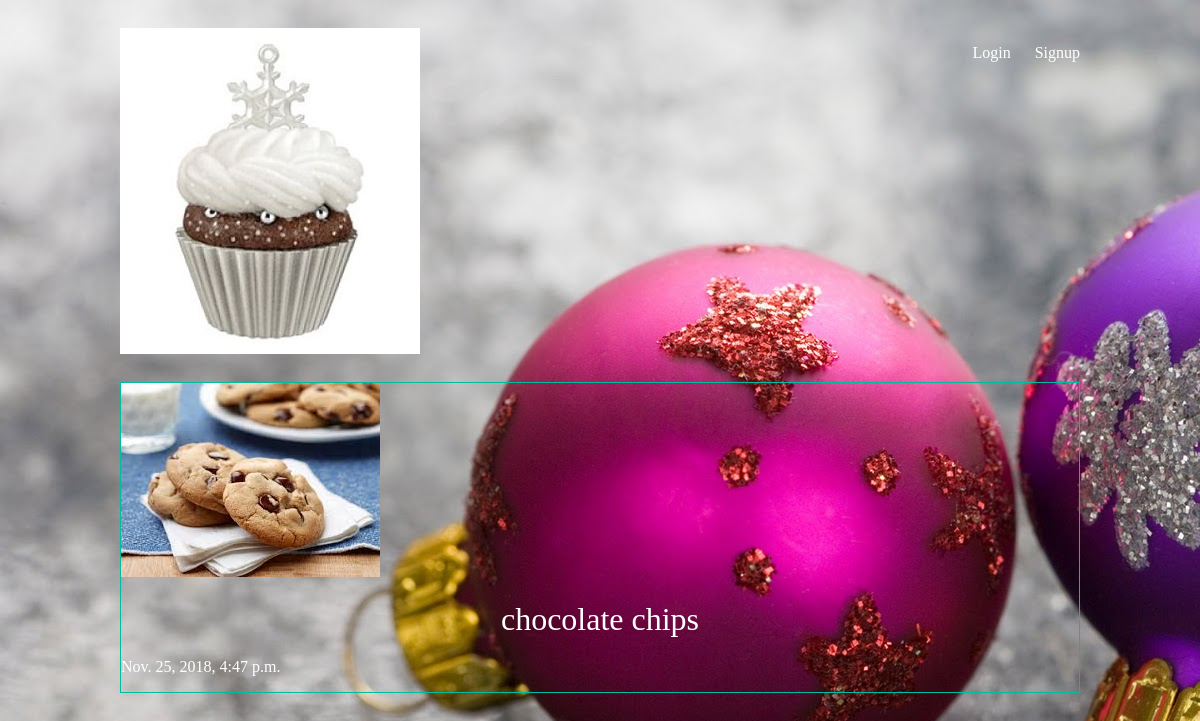
The app's page /articles/chocolate-chips/ with its own data.
### articles/models.py (models this page shows, shortened)
class Article(models.Model):
    title = models.CharField(max_length=500)
    slug = models.SlugField()
    body = models.TextField()
    date = models.DateTimeField(auto_now_add=True)
    thumb = models.ImageField(default='default.png', blank=True)
    author = models.ForeignKey(User, default=None)

### articles/views.py (the view)
# urls.py: url(r'^(?P<slug>[\w-]+)/$', views.article_detail, name="detail"),
def article_detail(request,slug):
    article = Article.objects.get(slug=slug)
    return render(request,'articles/article_detail.html', {'article': article})

### articles/templates/articles/article_detail.html (shortened to what this page needs)
{% extends 'base_layout.html' %}
{% block content %}
<div class="article-detail">
    <div class="article">
      <img src="{{article.thumb.url}}"/>
      <h2>{{ article.title }}</h2>
      <p>{{ article.date }}</p>
   </div>
</div>
{% endblock %}

### assets/styles.css (style rules this page uses)
body { background-color:#0f121f; background-image:url(/static/balls.jpg); background-repeat-y:no-repeat; color:#fff; }
body * { font-family: Ubuntu; }
h1, h2, h3, h4, h5 { font-weight:normal; margin: 0; }
.article { padding: 10px; border:1px solid #00bda0; position: relative; padding-bottom:40px; }
.article h2 { font-size: 1.2em; }
.article-detail .article { padding: 0; }
.article-detail .article img { max-width: 100%; }
.article-detail .article h2 { text-align:center; margin:20px auto; font-size:2em; }

### records on screen
Article: thumb (picture), title "chocolate chips", date "Nov. 25, 2018, 4:47 p.m."
